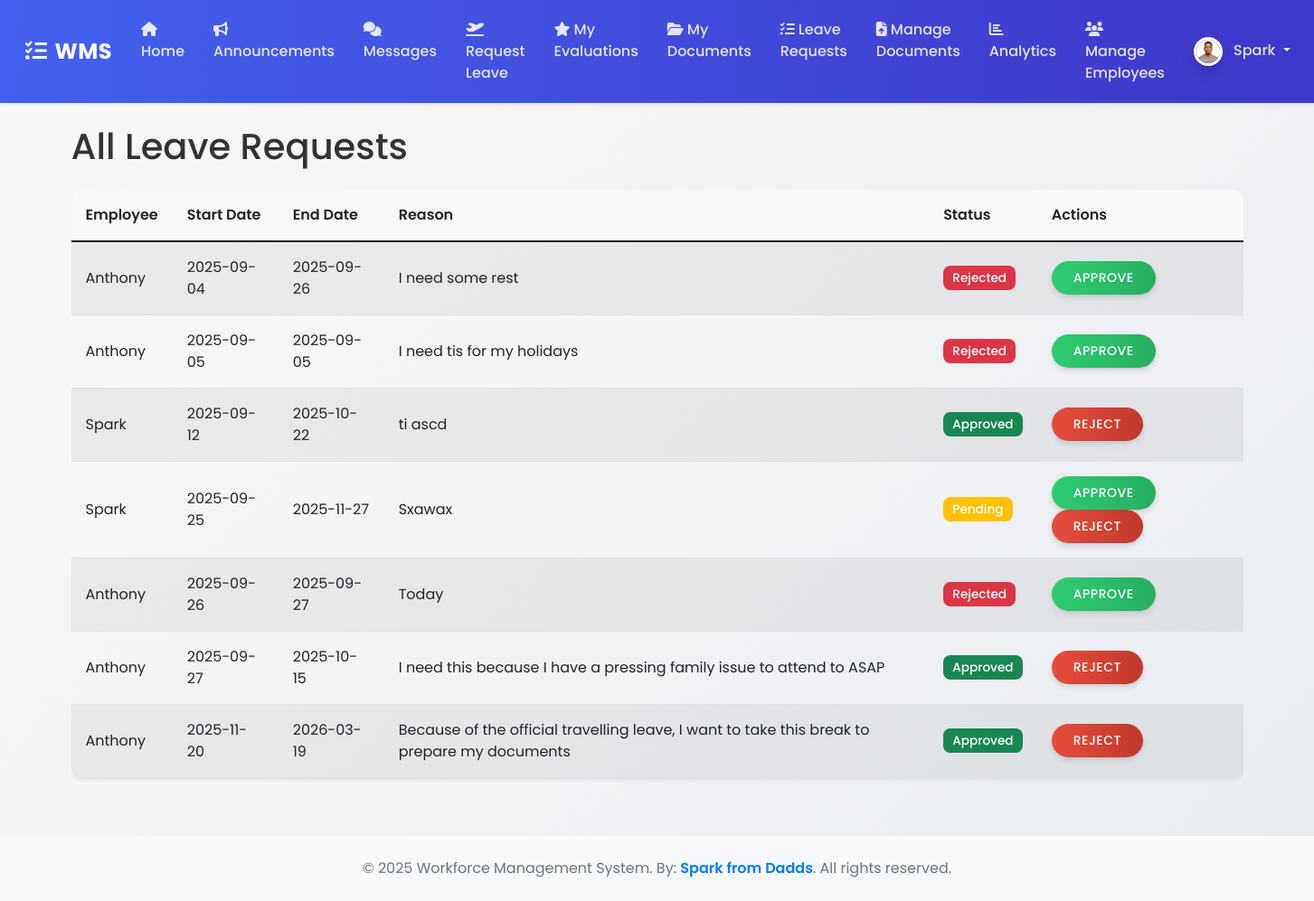
/leave/requests (signed in), run on an earlier commit of the app's database.
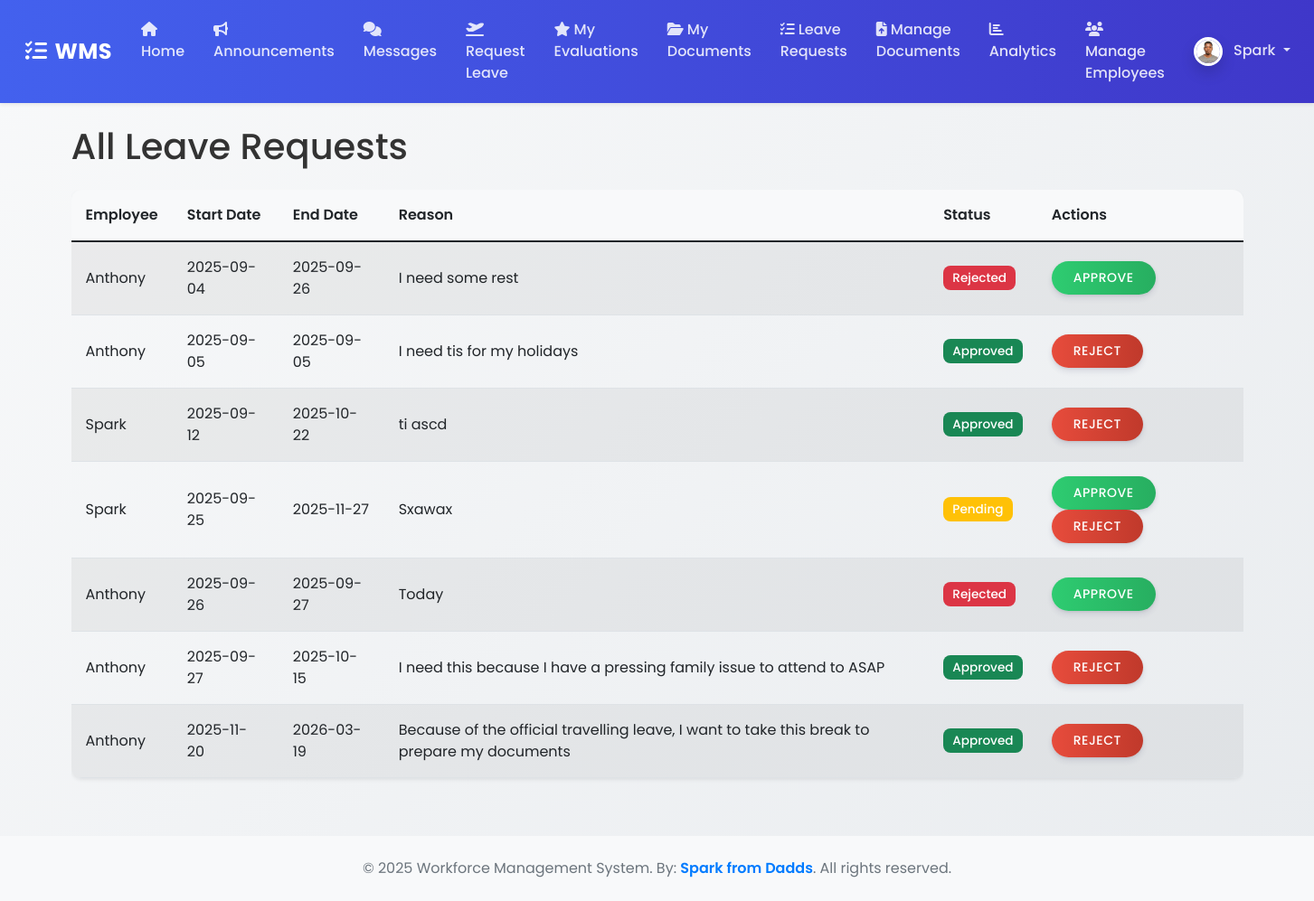
And on a later commit of the database.
### wms/models.py (models this page shows, shortened)
class LeaveRequest(db.Model):
    id = db.Column(db.Integer, primary_key=True)
    start_date = db.Column(Date, nullable=False)
    end_date = db.Column(Date, nullable=False)
    reason = db.Column(Text, nullable=False)
    status = db.Column(db.String(20), nullable=False, default='Pending')  # Pending, Approved, Rejected
    user_id = db.Column(db.Integer, db.ForeignKey('user.id'), nullable=False)
    user = db.relationship('User', backref='leave_requests')

class User(UserMixin, db.Model):
    id = db.Column(db.Integer, primary_key=True)
    username = db.Column(db.String(150), unique=True, nullable=False)
    email = db.Column(db.String(150), unique=True, nullable=False)
    password_hash = db.Column(db.String(256))
    role = db.Column(db.String(50), nullable=False, default='Employee') # Roles: Admin, Manager, Employee
    profile_picture = db.relationship('ProfilePicture', backref='user', uselist=False)

### wms/routes.py (the view)
@main_bp.route("/leave/requests")
@login_required
@roles_required('Admin', 'Manager')
def leave_requests():
    requests = LeaveRequest.query.order_by(LeaveRequest.start_date.asc()).all()
    return render_template('leave_requests.html', title='Leave Requests', requests=requests)

### wms/__init__.py (called while the page is built)
def create_app():
    app = Flask(__name__)
    app.config['SECRET_KEY'] = os.environ.get('SECRET_KEY', 'a-very-secret-key-for-dev')
    app.config['SQLALCHEMY_DATABASE_URI'] = os.environ.get('DATABASE_URL', 'sqlite:///wms.db')
    app.config['SQLALCHEMY_TRACK_MODIFICATIONS'] = False
    app.config['UPLOAD_FOLDER'] = os.path.join(app.root_path, 'static/uploads')
    db.init_app(app)
    login_manager.init_app(app)
    csrf.init_app(app)
    migrate.init_app(app, db) # Initialize Migrate with app and db
    login_manager.login_view = 'main.login'
    login_manager.login_message_category = 'info'
    from wms.routes import main_bp
    app.register_blueprint(main_bp)
    with app.app_context():
        from . import models
    @login_manager.user_loader
    def load_user(user_id):
        from .models import User
        return User.query.get(int(user_id))
    return app

### wms/templates/leave_requests.html (shortened to what this page needs)
{% extends "base.html" %}
{% block content %}
    <div class="content-section">
        <h1 class="mb-4">All Leave Requests</h1>
        <div class="table-responsive">
            <table class="table table-striped">
                <thead>
                    <tr>
                        <th>Employee</th>
                        <th>Start Date</th>
                        <th>End Date</th>
                        <th>Reason</th>
                        <th>Status</th>
                        <th>Actions</th>
                    </tr>
                </thead>
                <tbody>
                    {% for request in requests %}
                        <tr>
                            <td>{{ request.user.username }}</td>
                            <td>{{ request.start_date.strftime('%Y-%m-%d') }}</td>
                            <td>{{ request.end_date.strftime('%Y-%m-%d') }}</td>
                            <td>{{ request.reason }}</td>
                            <td>
                                {% if request.status == 'Approved' %}
                                    <span class="badge bg-success">{{ request.status }}</span>
                                {% elif request.status == 'Rejected' %}
                                    <span class="badge bg-danger">{{ request.status }}</span>
                                {% else %}
                                    <span class="badge bg-warning">{{ request.status }}</span>
                                {% endif %}
                            </td>
                            <td>
                                {% if request.status != 'Approved' %}
                                    <form action="{{ url_for('main.approve_leave_request', request_id=request.id) }}" method="POST" class="d-inline">
                                        <button type="submit" class="btn btn-success btn-sm">Approve</button>
                                    </form>
                                {% endif %}
                                {% if request.status != 'Rejected' %}
                                    <form action="{{ url_for('main.reject_leave_request', request_id=request.id) }}" method="POST" class="d-inline">
                                        <button type="submit" class="btn btn-danger btn-sm">Reject</button>
                                    </form>
                                {% endif %}
                            </td>
                        </tr>
                    {% else %}
                        <tr>
                            <td colspan="6">No leave requests found.</td>
                        </tr>
                    {% endfor %}
                </tbody>
            </table>
        </div>
    </div>
{% endblock content %}

What changed in the data, as far as the page shows it:
changed LeaveRequest "I need tis for my holidays": status "Rejected" → "Approved"; status "APPROVE" → "REJECT"
